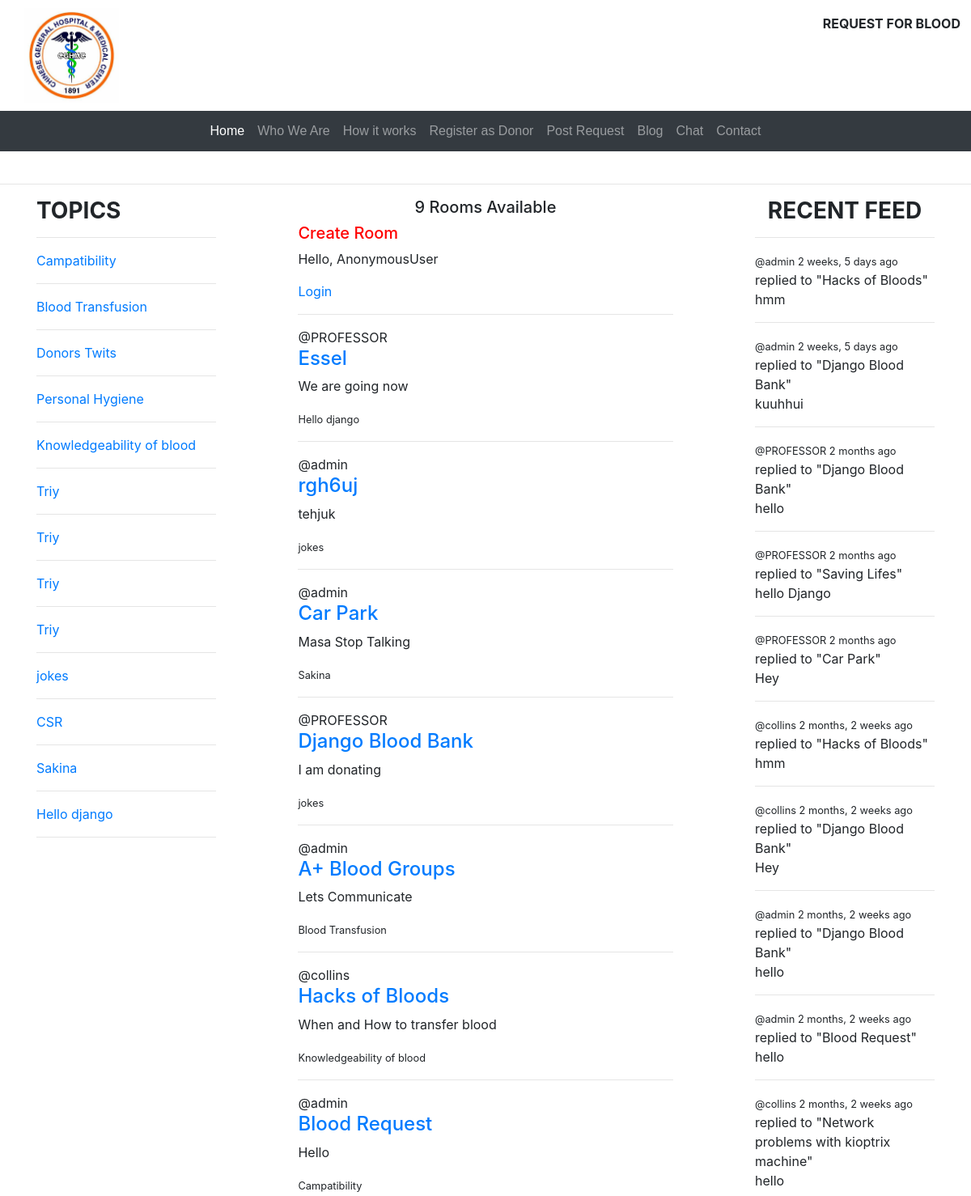
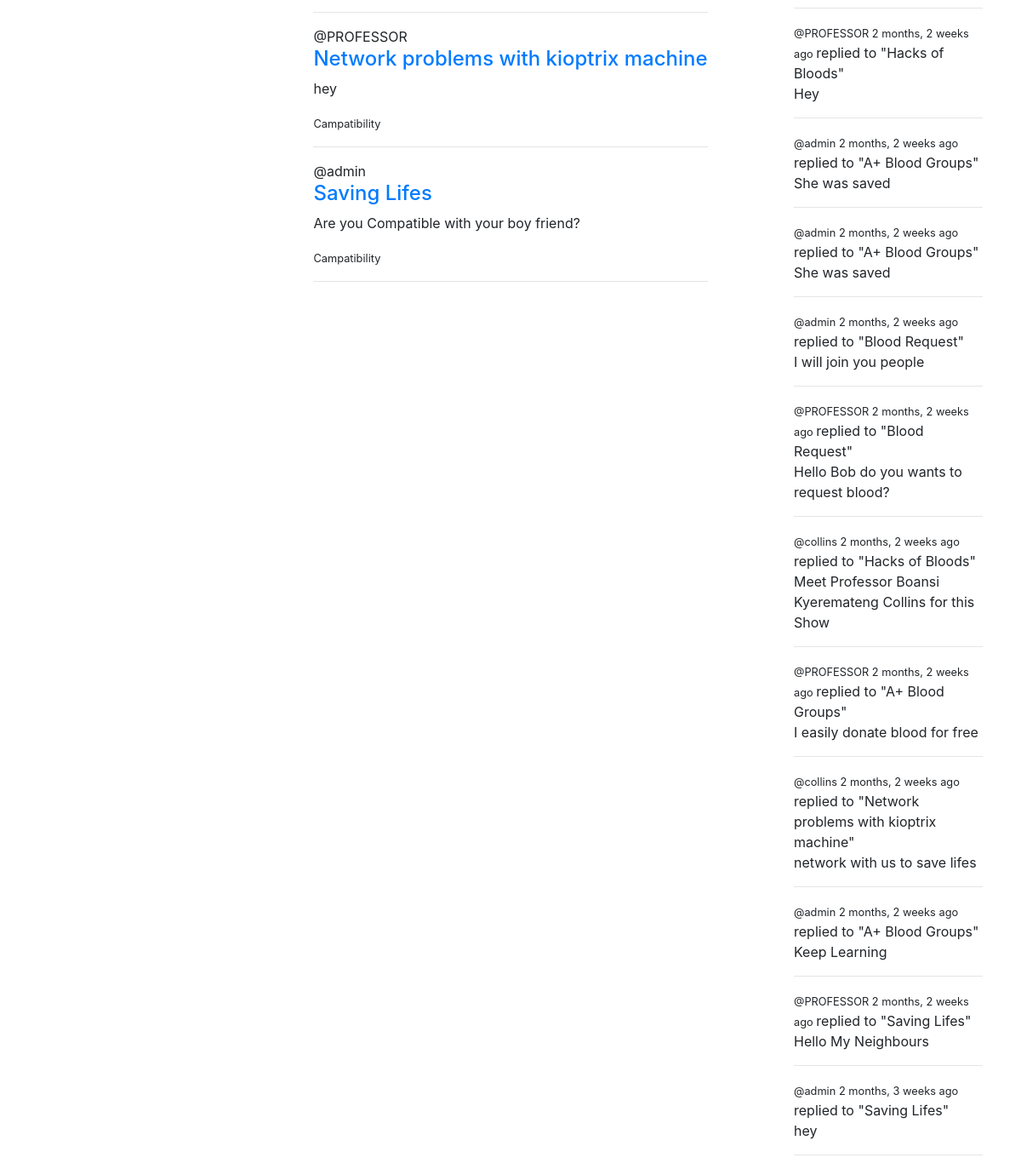
Screenshot of /Chat/ with the database file from the repository (2 pictures, top to bottom).
### blood_system/models.py (models this page shows, shortened)
class Topic(models.Model):
    name = models.CharField(max_length=200)

class Room(models.Model):
    host = models.ForeignKey(User, on_delete=models.SET_NULL, null=True)
    participants = models.ManyToManyField(User, related_name = 'participants', blank=True)
    title = models.CharField(max_length=500)
    topic = models.ForeignKey(Topic, on_delete=models.SET_NULL, null=True)
    description = models.TextField()
    date_created = models.DateTimeField(auto_now_add=True)
    date_updated = models.DateTimeField(auto_now=True)
    class Meta:
        ordering = ['-date_updated' , '-date_created']
    def __str__(self):
        return self.title

class Message(models.Model):
    user = models.ForeignKey(User, on_delete=models.CASCADE )
    room = models.ForeignKey(Room, on_delete = models.CASCADE )
    body = models.TextField()
    date_created = models.DateTimeField(auto_now_add=True)
    date_updated = models.DateTimeField(auto_now=True)
    class Meta:
        ordering = ['-date_updated' , '-date_created']

### blood_system/views.py (the view)
# urls.py: path('Chat/', views.chat, name="chat"),
def chat(request):
    rooms = Room.objects.all()
    topics = Topic.objects.all()
    if request.method=='POST':
        topics== Topic.objects.create(
            name= request.POST.get('name'),
        )
    room_count = rooms.count()
    room_messages = Message.objects.all()
    context = {'rooms':rooms,'room_count':room_count,   'topics': topics,  'room_messages' : room_messages}
    return render(request, 'blood_system/Chat.html', context)

### blood_system/templates/blood_system/Chat.html (shortened to what this page needs)
<!DOCTYPE html>
<html lang="en">
<head>
</head>
<body>
    {% include 'blood_system/navbar.html' %}
    <hr>
    <div class="container">
        <div class="">
            {% include 'blood_system/topic.html' %}
        </div>
    <div class="mx-auto">
             <center><h5>{{ room_count }} Rooms Available </h5></center>
            <h5><a href="{% url 'create-talk' %}" style="color: red;">Create Room</a></h5>
            <p>Hello, {{request.user}}</p>
            {% if request.user.is_authenticated %}
            <span><a href="{% url 'logout' %}">Logout</a></span>
            {% else %}
            <span><a href="{% url 'login' %}">Login</a></span>
            {% endif %}
            <hr>
            {% for room in rooms %}
        <span>@{{room.host.username}}</span>
            <h4> <a href="{% url 'room' room.id %}">{{room.title}}</a> </h4>
            <p>{{room.description}}</p>
            <small>{{room.topic.name}}</small>
            <hr>
            {% endfor %}
    </div >
    <div class="">
       <center><h3><strong>RECENT FEED</strong></h3></center>
       <hr>
        {% for message in room_messages %}
        <small> @{{message.user}} {{message.date_created|timesince}} ago </small>
        <span>replied to "{{message.room}}" </span>
        <p>{{message.body}}</p>
        <hr>
        {% endfor %}
    </div>
    </div>
</body>
</html>

### blood_system/templates/blood_system/navbar.html (shortened to what this page needs)
{% load static %}
<!DOCTYPE html>
<html lang="en">
<head>
    <link rel="stylesheet" href="https://cdn.jsdelivr.net/npm/bootstrap@4.3.1/dist/css/bootstrap.min.css">
    <link rel="stylesheet" href="{% static 'CSS/nav.css'%}">
</head>
<body>
    <div class="reg">
        <em>
            <button class="btn btn-md bg-white"><a href="#"></a> <strong>REQUEST FOR BLOOD</strong></button></em>
      </div>
    <div class="img" >
        <img src="{% static 'images/cat.jpg' %}"  width="10%" alt="">
          </div>
    <nav class="navbar navbar-expand-sm navbar-dark bg-dark">
        <div class="collapse navbar-collapse" id="navbarNav">
          <ul class="navbar-nav mx-auto">
            <li class="nav-item active">
              <a class="nav-link" href="{% url 'home' %}">Home <span class="sr-only">(current)</span></a>
            </li>
            <li class="nav-item">
                <a class="nav-link" href="{% url 'who we are' %}">Who We Are</a>
              </li>
              <li class="nav-item">
                <a class="nav-link" href="{% url 'how it works' %}">How it works</a>
              </li>
              <li class="nav-item">
                <a class="nav-link" href="{% url 'register' %}">Register as Donor</a>
              </li>
              <li class="nav-item">
                <a class="nav-link" href="{% url 'post request' %}">Post Request</a>
              </li>
              <li class="nav-item">
                <a class="nav-link" href="{% url 'blog' %}">Blog</a>
              </li>
              <li class="nav-item">
                <a class="nav-link" href="{% url 'chat' %}"> Chat</a>
              </li>
              <li class="nav-item">
                <a class="nav-link" href="{% url 'contact' %}">Contact</a>
              </li>
          </ul>
        </div>
      </nav> <br>
</body>
</html>

### blood_system/templates/blood_system/topic.html (shortened to what this page needs)
<!DOCTYPE html>
<html lang="en">
<head>
</head>
<body>
    <div>
        <h3  ><strong>TOPICS</strong></h3>
    </div>
    <div>
        <hr>
        {% for topic in topics %}
       <div>
        <a href="{% url 'chat' %}"> {{topic.name}}</a>
       </div>
<hr>
        {% endfor %}
    </div>
</body>
</html>

### static/CSS/nav.css (style rules this page uses)
.img { margin-left: 30px; margin-top: 10px; margin-right: 5px; margin-bottom: 10px; }
em { float: right; }
a.nav-link { padding: 5px; font-family: Arial, Helvetica, sans-serif; transition: all 0.2s; color: white; }

### blood_system/templates/blood_system/Chat.html (style rules this page uses)
.container { display: grid; grid-template-columns: 1fr 3fr 1fr; }

### rows the page displays
Topic: name "Campatibility"
Topic: name "Blood Transfusion"
Topic: name "Donors Twits"
Topic: name "Personal Hygiene"
Topic: name "Knowledgeability of blood"
Topic: name "Triy"
Topic: name "Triy"
Topic: name "Triy"
Topic: name "Triy"
Topic: name "jokes"
Topic: name "CSR"
Topic: name "Sakina"
Topic: name "Hello django"
Room: host.username "PROFESSOR", title "Essel", description "We are going now", topic.name "Hello django"
Room: host.username "admin", title "rgh6uj", description "tehjuk", topic.name "jokes"
Room: host.username "admin", title "Car Park", description "Masa Stop Talking", topic.name "Sakina"
Room: host.username "PROFESSOR", title "Django Blood Bank", description "I am donating", topic.name "jokes"
Room: host.username "admin", title "A+ Blood Groups", description "Lets Communicate", topic.name "Blood Transfusion"
Room: host.username "collins", title "Hacks of Bloods", description "When and How to transfer blood", topic.name "Knowledgeability of blood"
Room: host.username "admin", title "Blood Request", description "Hello", topic.name "Campatibility"
Room: host.username "PROFESSOR", title "Network problems with kioptrix machine", description "hey", topic.name "Campatibility"
Room: host.username "admin", title "Saving Lifes", description "Are you Compatible with your boy friend?", topic.name "Campatibility"
Message: user "admin", date_created "2 weeks, 5 days", room "Hacks of Bloods", body "hmm"
Message: user "admin", date_created "2 weeks, 5 days", room "Django Blood Bank", body "kuuhhui"
Message: user "PROFESSOR", date_created "2 months", room "Django Blood Bank", body "hello"
Message: user "PROFESSOR", date_created "2 months", room "Saving Lifes", body "hello Django"
Message: user "PROFESSOR", date_created "2 months", room "Car Park", body "Hey"
Message: user "collins", date_created "2 months, 2 weeks", room "Hacks of Bloods", body "hmm"
Message: user "collins", date_created "2 months, 2 weeks", room "Django Blood Bank", body "Hey"
Message: user "admin", date_created "2 months, 2 weeks", room "Django Blood Bank", body "hello"
Message: user "admin", date_created "2 months, 2 weeks", room "Blood Request", body "hello"
Message: user "collins", date_created "2 months, 2 weeks", room "Network problems with kioptrix machine", body "hello"
Message: user "PROFESSOR", date_created "2 months, 2 weeks", room "Hacks of Bloods", body "Hey"
Message: user "admin", date_created "2 months, 2 weeks", room "A+ Blood Groups", body "She was saved"
Message: user "admin", date_created "2 months, 2 weeks", room "A+ Blood Groups", body "She was saved"
Message: user "admin", date_created "2 months, 2 weeks", room "Blood Request", body "I will join you people"
Message: user "PROFESSOR", date_created "2 months, 2 weeks", room "Blood Request", body "Hello Bob do you wants to request blood?"
Message: user "collins", date_created "2 months, 2 weeks", room "Hacks of Bloods", body "Meet Professor Boansi Kyeremateng Collins for this Show"
Message: user "PROFESSOR", date_created "2 months, 2 weeks", room "A+ Blood Groups", body "I easily donate blood for free"
Message: user "collins", date_created "2 months, 2 weeks", room "Network problems with kioptrix machine", body "network with us to save lifes"
Message: user "admin", date_created "2 months, 2 weeks", room "A+ Blood Groups", body "Keep Learning"
Message: user "PROFESSOR", date_created "2 months, 2 weeks", room "Saving Lifes", body "Hello My Neighbours"
Message: user "admin", date_created "2 months, 3 weeks", room "Saving Lifes", body "hey"

### other values shown
{{ room_count }} "9"
{{ request.user }} "AnonymousUser"
